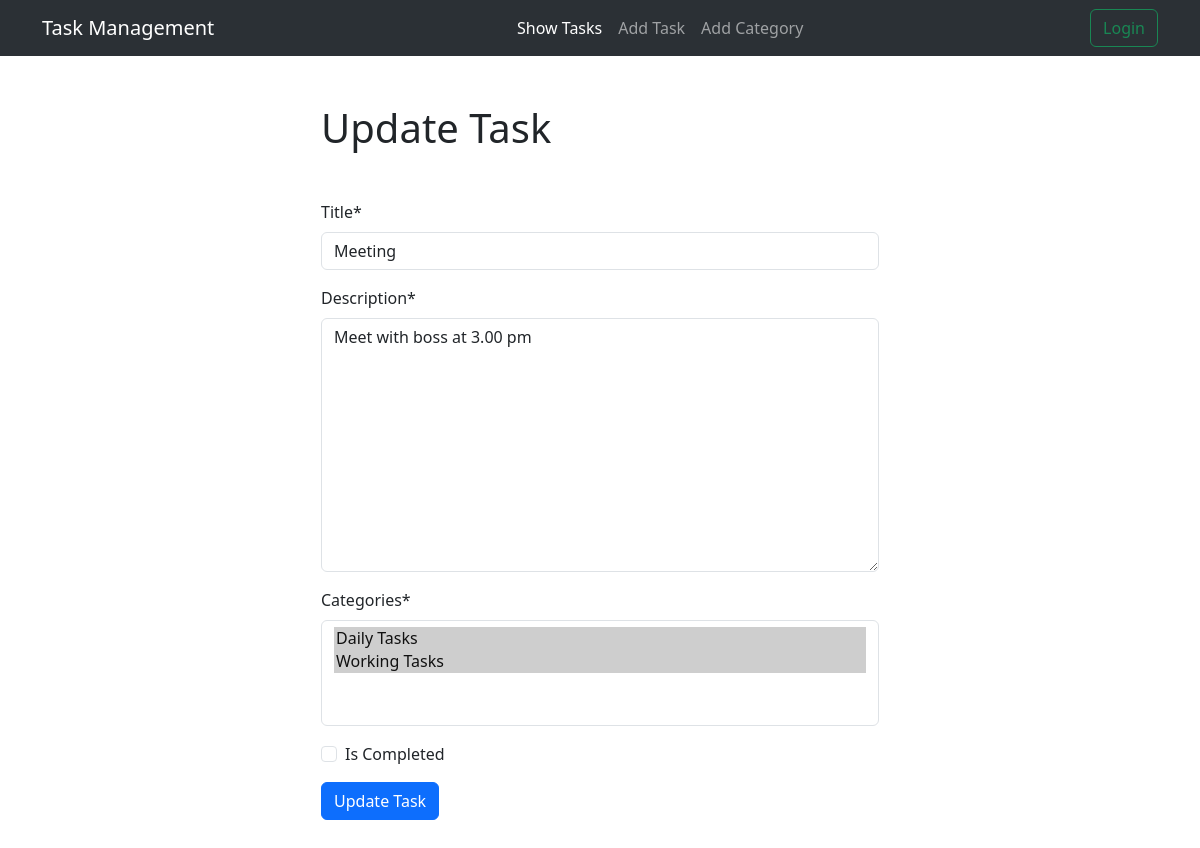
Page /tasks/edit/6/ on the earlier database version.
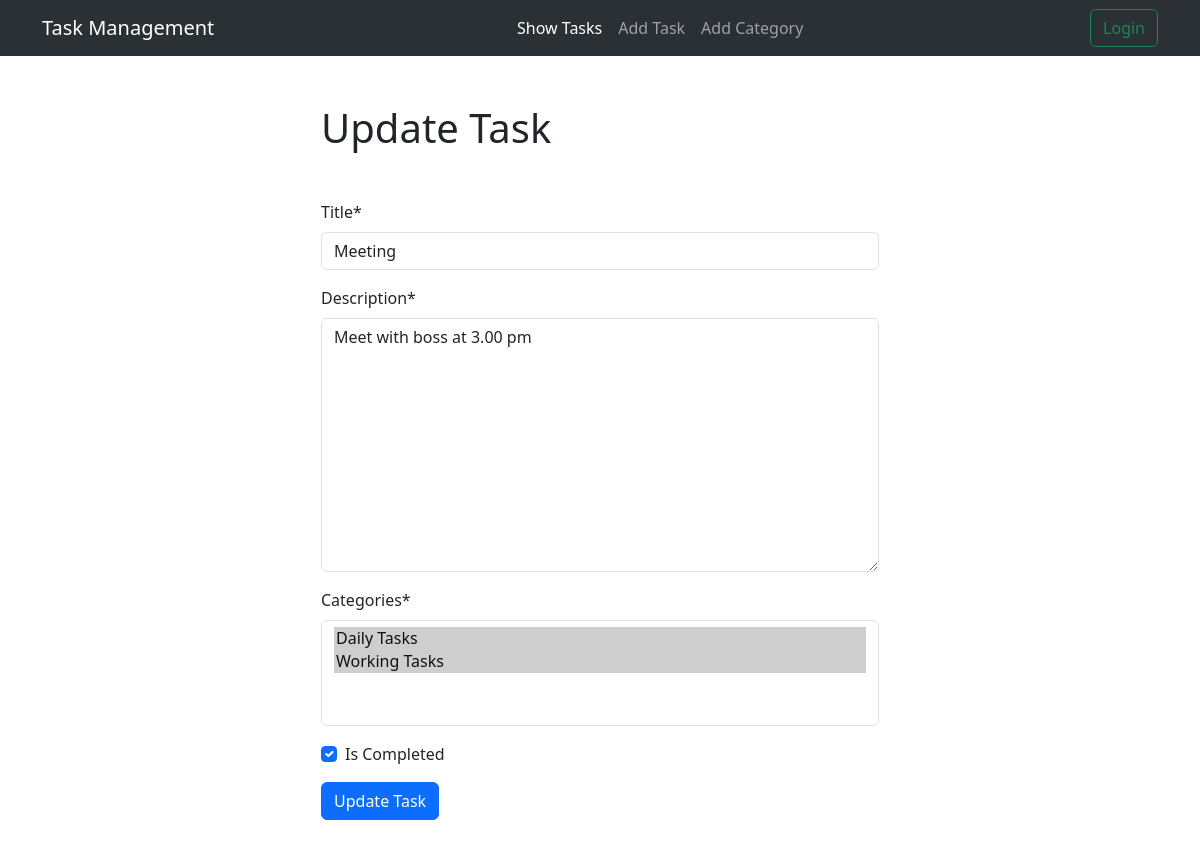
Same page on the later database version.
### tasks/models.py (models this page shows, shortened)
class Task(models.Model):
    title = models.CharField(max_length=50)
    description = models.TextField()
    is_completed = models.BooleanField(default=False)
    created_at = models.DateTimeField(auto_now_add=True)
    categories = models.ManyToManyField(Category)

### tasks/views.py (the view)
# urls.py: path("edit/<int:id>/", edit_task, name="edit_task"),
def edit_task(request, id):
    task = Task.objects.get(pk=id)
    if request.method == 'POST':
        form = TaskForm(request.POST, instance=task)
        if form.is_valid():
            form.save()
            return redirect('home')
    else:
        form = TaskForm(instance=task)
    return render(request, 'edit_task.html', {'form': form})

### tasks/forms.py
class TaskForm(forms.ModelForm):
    class Meta:
        model = Task
        fields = ['title', 'description', 'categories', 'is_completed']
        labels = {
            'title': 'Title',
            'description': 'Description',
            'categories': 'Categories',
            'is_completed': 'Is Completed'
        }

### categories/models.py (called while the page is built)
    def __str__(self):
        return self.name

### tasks/templates/edit_task.html (shortened to what this page needs)
{% extends 'base.html' %}
{% block content %}
{% load crispy_forms_tags %}
<div style="width: 50%; margin: auto;" >
    <h1>Update Task</h1>
    <form method="POST" class="mt-5">
        {{ form|crispy }}
        <button type="submit" class="btn btn-primary">Update Task</button>
    </form>
</div>
{% endblock %}

Differences in the rows shown:
changed Task "Meeting": is_completed "☐" → "☑"
